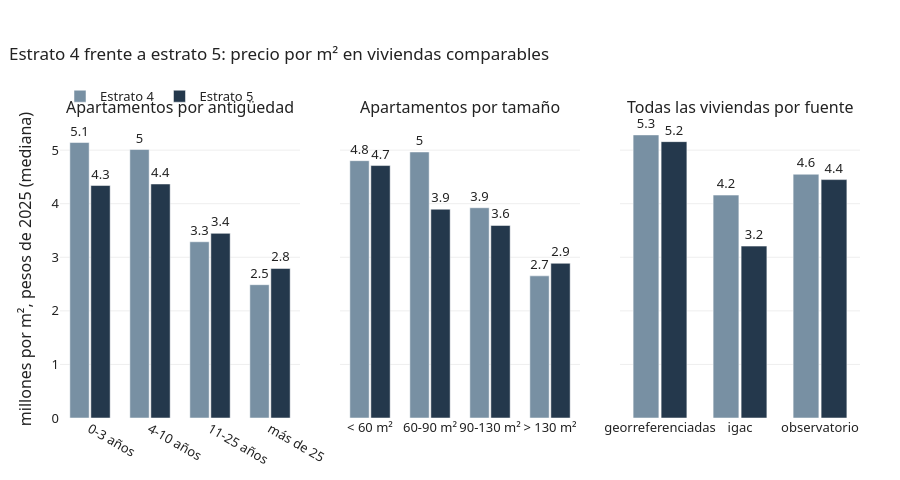

Source (notebook cell):
### Markdown cell above
### **¿Por qué el estrato 4 cuesta más por m² que el 5?**

Comparamos los dos estratos con viviendas parecidas: apartamentos de la misma antigüedad, del
mismo tamaño y de la misma fuente.

### Code cell
# los tonos del libro: claro para el estrato más bajo y oscuro para el más alto, como en el resto
# de los gráficos de estrato; la diferencia de luminosidad los separa también con daltonismo
COLOR_PAR = ["#7890A3", OSCURO]

def comparar_estratos(datos, estratos, paneles, titulo):
    """Precio por m² mediano de dos estratos, en grupos comparables, en paneles lado a lado."""
    fig = make_subplots(1, len(paneles), subplot_titles=[t for t, _, _ in paneles],
                        shared_yaxes=True, horizontal_spacing=0.05)
    for i, (_, columna, sub) in enumerate(paneles, 1):
        t = (sub.groupby([columna, "estrato_txt"], observed=True).pm2_M
                .agg(["median", "size"]).reset_index())
        for e, color in zip(estratos, COLOR_PAR):
            s = t[t.estrato_txt == e]
            fig.add_bar(x=s[columna].astype(str), y=s["median"], name=e, marker_color=color,
                        legendgroup=e, showlegend=i == 1, customdata=s["size"],
                        text=s["median"].round(1), textposition="outside", cliponaxis=False,
                        hovertemplate=f"<b>{e}</b><br>%{{x}}: %{{y:.2f}} M por m²"
                                      "<br>%{customdata:,} ventas<extra></extra>",
                        row=1, col=i)
    fig.update_layout(barmode="group", bargap=0.3, bargroupgap=0.08,
                      legend=dict(orientation="h", y=1.13, x=0), margin=dict(t=120))
    fig.update_yaxes(title_text="millones por m², pesos de 2025 (mediana)", row=1, col=1)
    mostrar(fig, titulo, alto=480)

par = viv[viv.estrato.isin(["Medio_4", "Medio_Alto_5"])].copy()
par["tipo"] = np.where(par.condicion_predio.eq("NPH"), "casa", "apartamento")
apt = par[par.tipo == "apartamento"].copy()
apt["antigüedad"] = pd.cut(apt.edad, [-1, 3, 10, 25, 200],
                           labels=["0-3 años", "4-10 años", "11-25 años", "más de 25"])
apt["tamaño"] = pd.cut(apt.area, [0, 60, 90, 130, np.inf],
                       labels=["< 60 m²", "60-90 m²", "90-130 m²", "> 130 m²"])
comparar_estratos(par, ["Estrato 4", "Estrato 5"],
                  [("Apartamentos por antigüedad", "antigüedad", apt),
                   ("Apartamentos por tamaño", "tamaño", apt),
                   ("Todas las viviendas por fuente", "fuente",
                    par[par.fuente.isin(["observatorio", "georreferenciadas", "igac"])])],
                  "Estrato 4 frente a estrato 5: precio por m² en viviendas comparables")

# qué vende cada estrato
a_2022 = ipc_anio.loc[2022] / ipc_anio
razon = par.precio * par.anio.map(a_2022) / par.avaluo
igac_con_avaluo = par.fuente.eq("igac") & par.avaluo.notna()
(par.assign(apto=par.tipo.eq("apartamento"),
            obra_nueva=par.tipo.eq("apartamento") & par.edad.le(3),
            igac=par.fuente.eq("igac"),
            al_avaluo=razon.between(0.9, 1.1).where(igac_con_avaluo))
    .groupby("estrato_txt")
    .agg(ventas=("pm2_M", "size"), **{"% apartamentos": ("apto", "mean"),
         "% obra nueva (0-3 años)": ("obra_nueva", "mean"),
         "área mediana apartamentos (m²)": ("area", lambda s: s[par.loc[s.index, "tipo"] == "apartamento"].median()),
         "antigüedad mediana apartamentos": ("edad", lambda s: s[par.loc[s.index, "tipo"] == "apartamento"].median()),
         "% ventas del IGAC": ("igac", "mean"),
         "% IGAC declarado al avalúo": ("al_avaluo", "mean")})
    .pipe(lambda t: t.assign(**{c: (t[c] * 100).round(0) for c in t.columns if c.startswith("%")}))
    .T)

### Figure 1 — Plotly figure (JSON) as saved in the notebook; plotly's stock layout.template omitted (floating-point values rounded to 4 significant figures)
{"data": [{"cliponaxis": false, "customdata": [2847, 3502, 1665, 602], "hovertemplate": "<b>Estrato 4</b><br>%{x}: %{y:.2f} M por m²<br>%{customdata:,} ventas<extra></extra>", "legendgroup": "Estrato 4", "marker": {"color": "#7890A3"}, "name": "Estrato 4", "showlegend": true, "text": [5.1, 5.0, 3.3, 2.5], "textposition": "outside", "type": "bar", "x": ["0-3 años", "4-10 años", "11-25 años", "más de 25"], "xaxis": "x", "y": [5.142, 5.011, 3.29, 2.488], "yaxis": "y"}, {"cliponaxis": false, "customdata": [226, 784, 774, 284], "hovertemplate": "<b>Estrato 5</b><br>%{x}: %{y:.2f} M por m²<br>%{customdata:,} ventas<extra></extra>", "legendgroup": "Estrato 5", "marker": {"color": "#24384C"}, "name": "Estrato 5", "showlegend": true, "text": [4.3, 4.4, 3.4, 2.8], "textposition": "outside", "type": "bar", "x": ["0-3 años", "4-10 años", "11-25 años", "más de 25"], "xaxis": "x", "y": [4.339, 4.368, 3.446, 2.791], "yaxis": "y"}, {"cliponaxis": false, "customdata": [2831, 3877, 1677, 567], "hovertemplate": "<b>Estrato 4</b><br>%{x}: %{y:.2f} M por m²<br>%{customdata:,} ventas<extra></extra>", "legendgroup": "Estrato 4", "marker": {"color": "#7890A3"}, "name": "Estrato 4", "showlegend": false, "text": [4.8, 5.0, 3.9, 2.7], "textposition": "outside", "type": "bar", "x": ["< 60 m²", "60-90 m²", "90-130 m²", "> 130 m²"], "xaxis": "x2", "y": [4.804, 4.966, 3.925, 2.653], "yaxis": "y2"}, {"cliponaxis": false, "customdata": [419, 611, 775, 409], "hovertemplate": "<b>Estrato 5</b><br>%{x}: %{y:.2f} M por m²<br>%{customdata:,} ventas<extra></extra>", "legendgroup": "Estrato 5", "marker": {"color": "#24384C"}, "name": "Estrato 5", "showlegend": false, "text": [4.7, 3.9, 3.6, 2.9], "textposition": "outside", "type": "bar", "x": ["< 60 m²", "60-90 m²", "90-130 m²", "> 130 m²"], "xaxis": "x2", "y": [4.712, 3.898, 3.594, 2.888], "yaxis": "y2"}, {"cliponaxis": false, "customdata": [1010, 5853, 2801], "hovertemplate": "<b>Estrato 4</b><br>%{x}: %{y:.2f} M por m²<br>%{customdata:,} ventas<extra></extra>", "legendgroup": "Estrato 4", "marker": {"color": "#7890A3"}, "name": "Estrato 4", "showlegend": false, "text": [5.3, 4.2, 4.6], "textposition": "outside", "type": "bar", "x": ["georreferenciadas", "igac", "observatorio"], "xaxis": "x3", "y": [5.284, 4.161, 4.55], "yaxis": "y3"}, {"cliponaxis": false, "customdata": [77, 1598, 677], "hovertemplate": "<b>Estrato 5</b><br>%{x}: %{y:.2f} M por m²<br>%{customdata:,} ventas<extra></extra>", "legendgroup": "Estrato 5", "marker": {"color": "#24384C"}, "name": "Estrato 5", "showlegend": false, "text": [5.2, 3.2, 4.4], "textposition": "outside", "type": "bar", "x": ["georreferenciadas", "igac", "observatorio"], "xaxis": "x3", "y": [5.158, 3.208, 4.45], "yaxis": "y3"}], "layout": {"annotations": [{"font": {"size": 16}, "showarrow": false, "text": "Apartamentos por antigüedad", "x": 0.15, "xanchor": "center", "xref": "paper", "y": 1, "yanchor": "bottom", "yref": "paper"}, {"font": {"size": 16}, "showarrow": false, "text": "Apartamentos por tamaño", "x": 0.5, "xanchor": "center", "xref": "paper", "y": 1, "yanchor": "bottom", "yref": "paper"}, {"font": {"size": 16}, "showarrow": false, "text": "Todas las viviendas por fuente", "x": 0.85, "xanchor": "center", "xref": "paper", "y": 1, "yanchor": "bottom", "yref": "paper"}], "bargap": 0.3, "bargroupgap": 0.08, "barmode": "group", "height": 480, "legend": {"orientation": "h", "x": 0, "y": 1.13}, "margin": {"t": 120}, "title": {"text": "Estrato 4 frente a estrato 5: precio por m² en viviendas comparables"}, "xaxis": {"anchor": "y", "domain": [0, 0.3]}, "xaxis2": {"anchor": "y2", "domain": [0.35, 0.65]}, "xaxis3": {"anchor": "y3", "domain": [0.7, 1]}, "yaxis": {"anchor": "x", "domain": [0, 1], "title": {"text": "millones por m², pesos de 2025 (mediana)"}}, "yaxis2": {"anchor": "x2", "domain": [0, 1], "matches": "y", "showticklabels": false}, "yaxis3": {"anchor": "x3", "domain": [0, 1], "matches": "y", "showticklabels": false}}}
